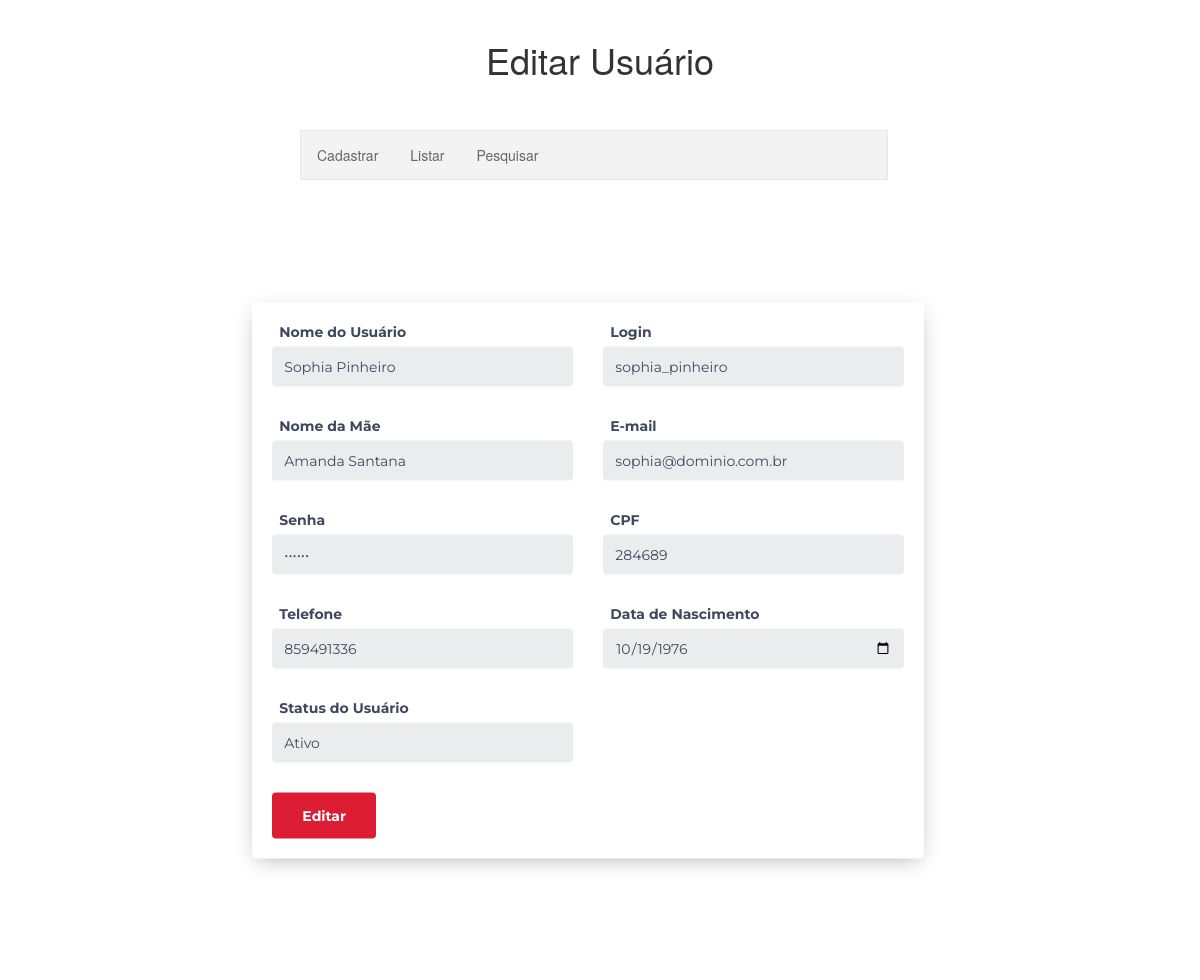
Page /1/edit_usuario.php?id=4 on the committed database.
### tables this page shows
CREATE TABLE `usuarios` (
  `id` int(4) NOT NULL,
  `nome` varchar(150) NOT NULL,
  `login_user` varchar(150) NOT NULL,
  `senha` varchar(150) NOT NULL,
  `email` varchar(150) NOT NULL,
  `telefone` int(15) NOT NULL,
  `cpf` int(15) NOT NULL,
  `dt_nascimento` date NOT NULL,
  `nome_mae` varchar(150) NOT NULL,
  `user_status` varchar(15) NOT NULL,
  `dt_inclusao` timestamp NOT NULL DEFAULT current_timestamp() ON UPDATE current_timestamp(),
  `dt_alteracao` timestamp NOT NULL DEFAULT current_timestamp() ON UPDATE current_timestamp()
);

### 1/edit_usuario.php (the view, shortened to what this page needs)
<?php
include_once("../conexao.php");
$id = filter_input(INPUT_GET, 'id', FILTER_SANITIZE_NUMBER_INT);
$result_usuario = "SELECT * FROM usuarios WHERE id = '$id'";
$resultado_usuario = mysqli_query($conexao, $result_usuario);
$row_usuario = mysqli_fetch_assoc($resultado_usuario);
?>
<!DOCTYPE html>
<html lang="pt-br">
<head>
	<link type="text/css" rel="stylesheet" href="../assets/css/bootstrap.min.css" />
	<link type="text/css" rel="stylesheet" href="../assets/css/style.css" />
</head>
<body>
<br>
	<h1 style="text-align:center">Editar Usuário</h1>
<div style="width: 49%;margin-left: 25%">
<ul style="margin-top: 50px">
<li><a href="cad_usuario.php">Cadastrar</a></li>
	<li><a href="index.php">Listar</a></li>
	<li><a href="pesquisar.php">Pesquisar</a>
</ul></div>
	<div id="teste">
		<div id="booking" class="section">
			<div class="section-center">
				<div class="container">
					<div class="row">
						<div class="col-md-7 col-md-push-5">
						</div>
						<div class="col-md-4 col-md-pull-7">
							<div class="booking-form">
								<form method="POST" action="proc_edit_usuario.php">
									<div class="row">
										<div class="col-sm-6">
											<div class="form-group">
												<span class="form-label">Nome do Usuário</span>
												<input name="nome" class="form-control" type="text" name="nome" placeholder="Digite seu nome completo" value="<?php echo $row_usuario['nome']; ?>">
											</div>
										</div>
										<div class="col-sm-6">
											<div class="form-group">
												<span class="form-label">Login</span>
												<input name="login_user" class="form-control" type="text" name="login" placeholder="Escolha um login" value="<?php echo $row_usuario['login_user']; ?>">
											</div>
										</div>
									</div>
									<div class="row">
										<div class="col-sm-6">
											<div class="form-group">
												<span class="form-label">Nome da Mãe</span>
												<input name="nome_mae" class="form-control" type="text" name="nome_mae" placeholder="Digite o nome de sua mãe" value="<?php echo $row_usuario['nome_mae']; ?>">
											</div>
										</div>
										<div class="col-sm-6">
											<span class="form-label">E-mail</span>
											<input name="email" class="form-control" type="email" name="email" placeholder="Digite o seu melhor e-mail" value="<?php echo $row_usuario['email']; ?>">
										</div>
									</div>
									<div class="row">
										<div class="col-sm-6">
											<div class="form-group">
												<span class="form-label">Senha</span>
												<input name="senha" class="form-control" type="password" name="senha" placeholder="Digite uma senha" value="<?php echo $row_usuario['senha']; ?>">
											</div>
										</div>
										<div class="col-sm-6">
											<div class="form-group">
												<span class="form-label">CPF</span>
												<input name="cpf" class="form-control" type="text" name="cpf" placeholder="Digite o seu CPF" value="<?php echo $row_usuario['cpf']; ?>">
											</div>
										</div>
									</div>
									<div class="row">
										<div class="col-sm-6">
											<span class="form-label">Telefone</span>
											<input name="telefone" class="form-control" type="number" name="telefone" placeholder="Digite o seu telefone" value="<?php echo $row_usuario['telefone']; ?>">
										</div>
										<div class="col-sm-6">
											<div class="form-group">
												<span class="form-label">Data de Nascimento</span>
												<input name="dt_nascimento" class="form-control" type="date" placeholder="Digite o sua data de nascimento" value="<?php echo $row_usuario['dt_nascimento']; ?>">
											</div>
										</div>
									</div>
									<div class="row ">
										<div class="col-sm-6">
											<div class="form-group">
											<span class="form-label">Status do Usuário</span>
												<select data-trigger="" class="form-control"  name="user_status" value="<?php echo $row_usuario['user_status']; ?>">>
													<option value="Ativo">Ativo</option>
												</select>
											</div>
										</div>
									</div>
									<div class="form-btn">
										<button class="submit-btn">Editar</button>
									</div>
								</form>
							</div>
						</div>
					</div>
				</div>
			</div>
		</div>
	</div>
</body>
</html>

### assets/css/style.css (style rules this page uses)
.section { position: relative; height: 100vh; }
.section .section-center { position: absolute; top: 50%; left: 0; right: 0; -webkit-transform: translateY(-50%); transform: translateY(-50%); }
#booking { font-family: 'Montserrat', sans-serif; background-size: cover; background-position: center; }
#booking::before { content: ''; position: absolute; left: 0; right: 0; bottom: 0; top: 0; background: #ffffff }
.booking-form { background-color: #fff; padding: 20px 20px; -webkit-box-shadow: 0px 5px 20px -5px rgba(0, 0, 0, 0.3); box-shadow: 0px 5px 20px -5px rgba(0, 0, 0, 0.3); border-radius: 4px; }
.booking-form .form-group { position: relative; margin-bottom: 30px; }
.booking-form .form-control { background-color: #ebecee; border-radius: 4px; border: none; height: 40px; -webkit-box-shadow: none; box-shadow: none; color: #3e485c; font-size: 14px; }
.booking-form .form-control::placeholder { color: rgba(62, 72, 92, 0.3); }
.booking-form select.form-control { -webkit-appearance: none; -moz-appearance: none; appearance: none; }
.booking-form .form-label { display: inline-block; color: #3e485c; font-weight: 700; margin-bottom: 6px; margin-left: 7px; }
.booking-form .submit-btn { display: inline-block; color: #fff; background-color: #db1c32; font-weight: 700; padding: 14px 30px; border-radius: 4px; border: none; -webkit-transition: 0.2s all; transition: 0.2s all; }

### 1/edit_usuario.php (style rules this page uses)
ul { list-style-type: none; margin: 0; padding: 0; overflow: hidden; border: 1px solid #e7e7e7; background-color: #f3f3f3; }
li { float: left; }
li a { display: block; color: #666; text-align: center; padding: 14px 16px; text-decoration: none; }

### rows in the picture
usuarios: nome "Sophia Pinheiro", login_user "sophia_pinheiro", nome_mae "Amanda Santana", email "sophia@dominio.com.br", cpf "284689", telefone "859491336", dt_nascimento "10/19/1976", user_status "Ativo"
